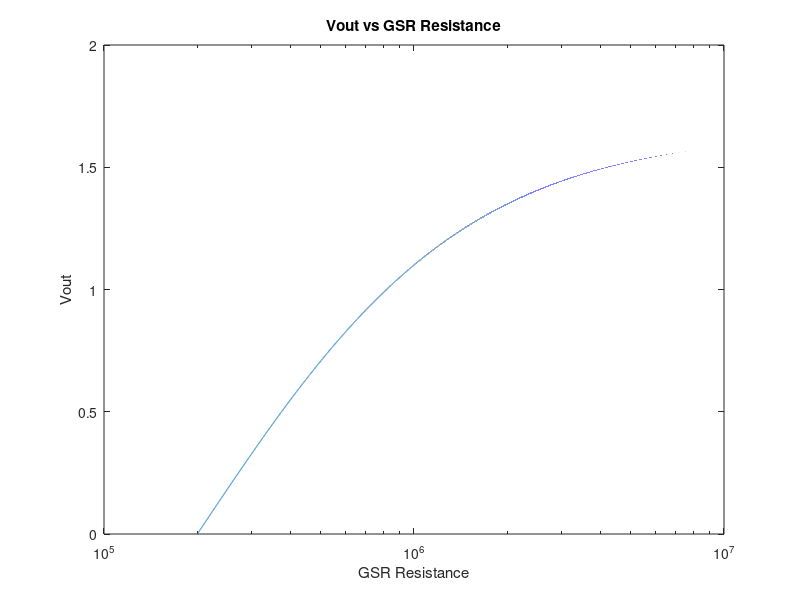
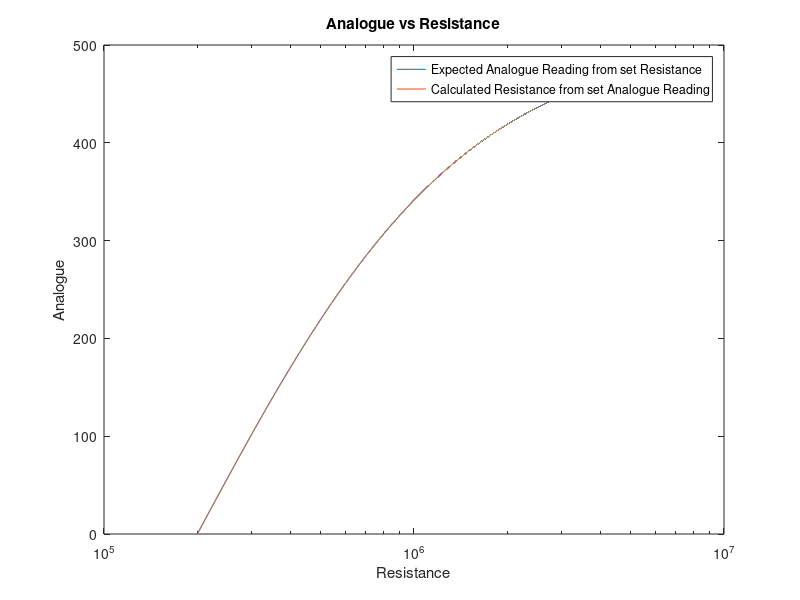

These figures' MATLAB source, in order:
clear all; close all; clc;

V_In = 3.3; %V
R_GSR = 200000:100:10000000; %Ohms; minimum GSR is 200k, otherwise Vout is negative
V_GSR = R_GSR./(200000+R_GSR)*(V_In/2); 
V_Out = 2*(V_GSR-V_In/4);

figure
semilogx(R_GSR, V_Out)
xlabel('GSR Resistance')
ylabel('Vout')
title('Vout vs GSR Resistance')

Analogue = V_Out/V_In * 1024;

figure
semilogx(R_GSR, Analogue)
xlabel('GSR Resistance')
ylabel('Analogue Out')
title('Analogue Out vs GSR Resistance')

% A = 0:491;
A = Analogue;
R = 100000*(2^10+2*A)./(2^9-A);

hold on
semilogx(R, A)
xlabel('Resistance')
ylabel('Analogue')
title('Analogue vs Resistance')
legend('Expected Analogue Reading from set Resistance', 'Calculated Resistance from set Analogue Reading', 'location', 'best')